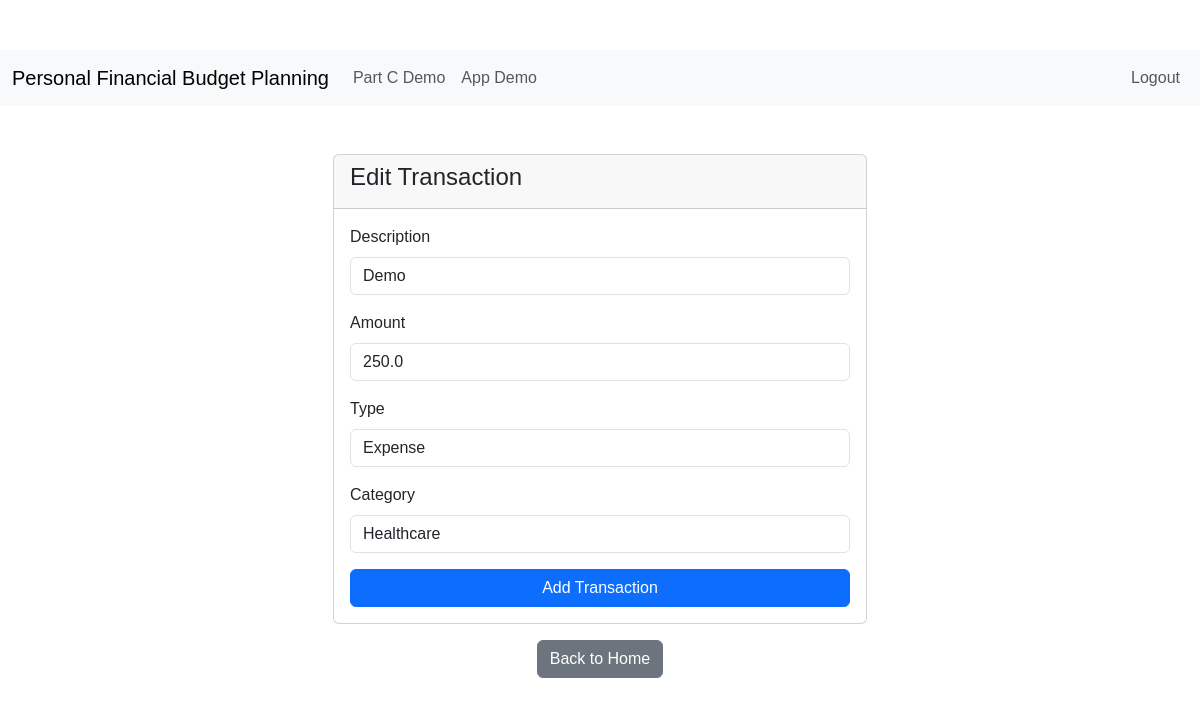
The page /edit_transaction/9 (signed in) on the database its author committed.
### my_paldea/paldea_app/models.py (models this page shows, shortened)
class Transaction(db.Model):
    id = db.Column(db.Integer, primary_key=True)
    description = db.Column(db.String(200), nullable=False)
    amount = db.Column(db.Float, nullable=False)
    type = db.Column(db.String(20), nullable=False)  # 'income' or 'expense'
    category_id = db.Column(db.Integer, db.ForeignKey('category.id'), nullable=True)
    date = db.Column(db.DateTime, default=datetime.utcnow)
    user_id = db.Column(db.Integer, db.ForeignKey('user.id'), nullable=False)
    category = db.relationship('Category', backref='transactions')

### my_paldea/paldea_app/views.py (the view, shortened to what this page needs)
@paldea_app.route('/edit_transaction/<int:transaction_id>', methods=['GET', 'POST'])
@login_required
def edit_transaction(transaction_id):
    transaction = Transaction.query.get_or_404(transaction_id)
    if transaction.user_id != current_user.id:
        flash('You do not have permission to edit this transaction.', 'danger')
        return redirect(url_for('paldea_app.home'))
    form = TransactionForm()
    categories = Category.query.all()
    form.category.choices = [(c.id, c.name) for c in categories]
    if request.method == 'GET':
        form.description.data = transaction.description
        form.amount.data = transaction.amount
        form.type.data = transaction.type
        form.category.data = transaction.category_id
    return render_template('edit_transaction.html', form=form, transaction=transaction)

### my_paldea/paldea_app/models.py
class TransactionForm(FlaskForm):
    description = StringField('Description', validators=[InputRequired(), Length(min=1, max=200)])
    amount = FloatField('Amount', validators=[InputRequired()])
    type = SelectField('Type', choices=[('income', 'Income'), ('expense', 'Expense')], validators=[InputRequired()])
    category = SelectField('Category', coerce=int, validators=[InputRequired()])
    submit = SubmitField('Add Transaction')

### my_paldea/paldea_app/models.py (called while the page is built)
    @property
    def is_authenticated(self):
        return True

### my_paldea/paldea_app/views.py (called while the page is built)
@login_manager.user_loader
def load_user(id):
    return User.query.get(int(id))

@paldea_app.before_request
def get_current_user():
    g.user = current_user

### my_paldea/templates/edit_transaction.html (shortened to what this page needs)
{% extends 'base.html' %}
{% block container %}
<div class="container mt-5">
    <div class="row justify-content-center">
        <div class="col-md-6">
            <div class="card">
                <div class="card-header">
                    <h4>Edit Transaction</h4>
                </div>
                <div class="card-body">
                    <form method="POST">
                        <div class="mb-3">
                            {{ form.description.label(class="form-label") }}
                            {{ form.description(class="form-control", placeholder="Transaction description") }}
                        </div>
                        <div class="mb-3">
                            {{ form.amount.label(class="form-label") }}
                            {{ form.amount(class="form-control", placeholder="Amount") }}
                        </div>
                        <div class="mb-3">
                            {{ form.type.label(class="form-label") }}
                            {{ form.type(class="form-control") }}
                        </div>
                        <div class="mb-3">
                            {{ form.category.label(class="form-label") }}
                            {{ form.category(class="form-control") }}
                        </div>
                        {{ form.submit(class="btn btn-primary w-100") }}
                    </form>
                </div>
            </div>
            <div class="text-center mt-3">
                <a href="{{ url_for('paldea_app.home') }}" class="btn btn-secondary">Back to Home</a>
            </div>
        </div>
    </div>
</div>
{% endblock %}

### my_paldea/static/css/main.css (style rules this page uses)
body { padding-top: 50px; font-family: Arial, sans-serif; }

### rows shown on the page
Transaction: description "Demo", amount "250.0", type "Expense", category "Healthcare"
